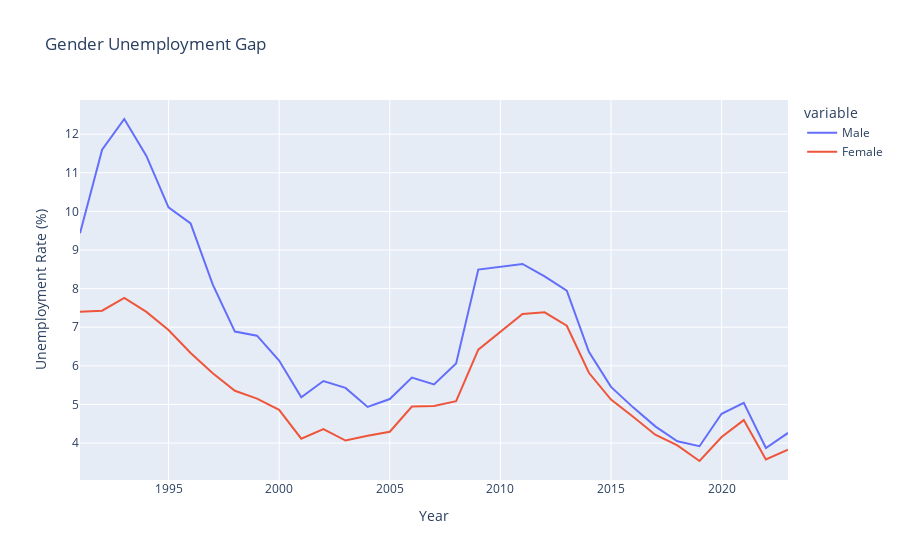

Notebook source saved alongside this figure:
### Code cell
fig2 = px.line(unemployment_data, x=unemployment_data.index, y=unemployment_data.columns,
               title='Gender Unemployment Gap')
fig2.update_layout(yaxis_title='Unemployment Rate (%)', xaxis_title='Year')

### Figure 1 — Plotly figure (JSON) as saved in the notebook; plotly's stock layout.template omitted (floating-point values rounded to 4 significant figures)
{"data": [{"hovertemplate": "variable=Male<br>Year=%{x}<br>value=%{y}<extra></extra>", "legendgroup": "Male", "line": {"color": "#636efa", "dash": "solid"}, "marker": {"symbol": "circle"}, "mode": "lines", "name": "Male", "orientation": "v", "showlegend": true, "type": "scatter", "x": ["1991-01-01T00:00:00", "1992-01-01T00:00:00", "1993-01-01T00:00:00", "1994-01-01T00:00:00", "1995-01-01T00:00:00", "1996-01-01T00:00:00", "1997-01-01T00:00:00", "1998-01-01T00:00:00", "1999-01-01T00:00:00", "2000-01-01T00:00:00", "2001-01-01T00:00:00", "2002-01-01T00:00:00", "2003-01-01T00:00:00", "2004-01-01T00:00:00", "2005-01-01T00:00:00", "2006-01-01T00:00:00", "2007-01-01T00:00:00", "2008-01-01T00:00:00", "2009-01-01T00:00:00", "2010-01-01T00:00:00", "2011-01-01T00:00:00", "2012-01-01T00:00:00", "2013-01-01T00:00:00", "2014-01-01T00:00:00", "2015-01-01T00:00:00", "2016-01-01T00:00:00", "2017-01-01T00:00:00", "2018-01-01T00:00:00", "2019-01-01T00:00:00", "2020-01-01T00:00:00", "2021-01-01T00:00:00", "2022-01-01T00:00:00", "2023-01-01T00:00:00"], "xaxis": "x", "y": [9.431, 11.6, 12.39, 11.44, 10.1, 9.689, 8.101, 6.887, 6.781, 6.138, 5.183, 5.607, 5.429, 4.936, 5.14, 5.694, 5.518, 6.064, 8.494, 8.57, 8.639, 8.316, 7.948, 6.363, 5.455, 4.924, 4.432, 4.045, 3.918, 4.759, 5.039, 3.871, 4.262], "yaxis": "y"}, {"hovertemplate": "variable=Female<br>Year=%{x}<br>value=%{y}<extra></extra>", "legendgroup": "Female", "line": {"color": "#EF553B", "dash": "solid"}, "marker": {"symbol": "circle"}, "mode": "lines", "name": "Female", "orientation": "v", "showlegend": true, "type": "scatter", "x": ["1991-01-01T00:00:00", "1992-01-01T00:00:00", "1993-01-01T00:00:00", "1994-01-01T00:00:00", "1995-01-01T00:00:00", "1996-01-01T00:00:00", "1997-01-01T00:00:00", "1998-01-01T00:00:00", "1999-01-01T00:00:00", "2000-01-01T00:00:00", "2001-01-01T00:00:00", "2002-01-01T00:00:00", "2003-01-01T00:00:00", "2004-01-01T00:00:00", "2005-01-01T00:00:00", "2006-01-01T00:00:00", "2007-01-01T00:00:00", "2008-01-01T00:00:00", "2009-01-01T00:00:00", "2010-01-01T00:00:00", "2011-01-01T00:00:00", "2012-01-01T00:00:00", "2013-01-01T00:00:00", "2014-01-01T00:00:00", "2015-01-01T00:00:00", "2016-01-01T00:00:00", "2017-01-01T00:00:00", "2018-01-01T00:00:00", "2019-01-01T00:00:00", "2020-01-01T00:00:00", "2021-01-01T00:00:00", "2022-01-01T00:00:00", "2023-01-01T00:00:00"], "xaxis": "x", "y": [7.403, 7.428, 7.758, 7.397, 6.929, 6.331, 5.808, 5.354, 5.149, 4.861, 4.114, 4.363, 4.065, 4.19, 4.293, 4.946, 4.961, 5.086, 6.42, 6.875, 7.34, 7.386, 7.038, 5.82, 5.125, 4.68, 4.215, 3.94, 3.535, 4.155, 4.594, 3.576, 3.828], "yaxis": "y"}], "layout": {"legend": {"title": {"text": "variable"}, "tracegroupgap": 0}, "title": {"text": "Gender Unemployment Gap"}, "xaxis": {"anchor": "y", "domain": [0, 1], "title": {"text": "Year"}}, "yaxis": {"anchor": "x", "domain": [0, 1], "title": {"text": "Unemployment Rate (%)"}}}}
